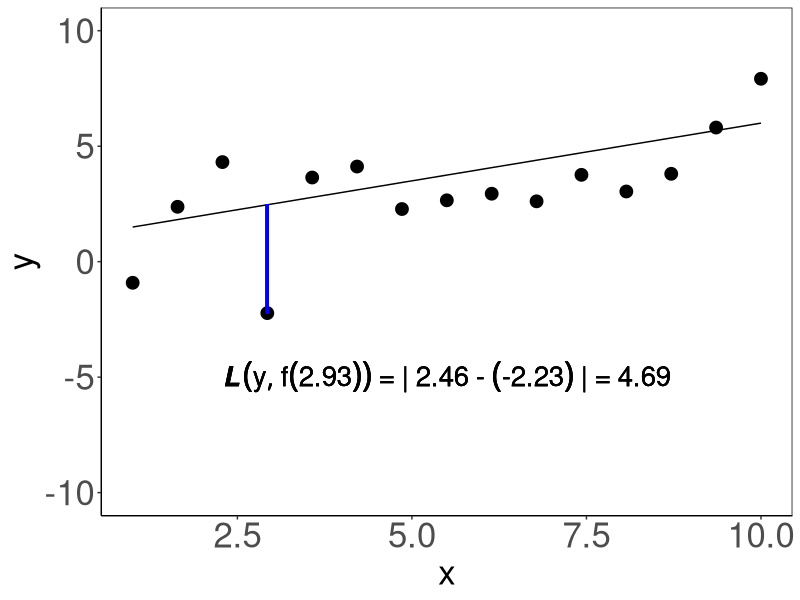
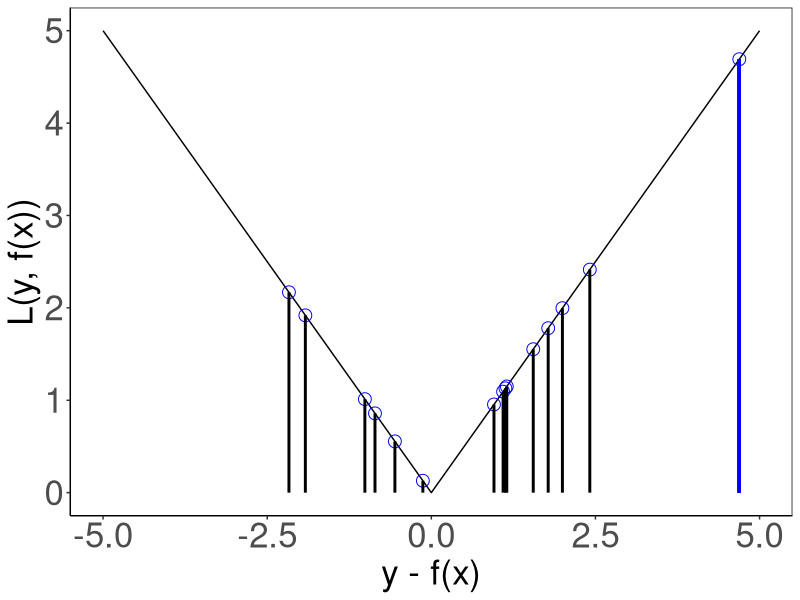
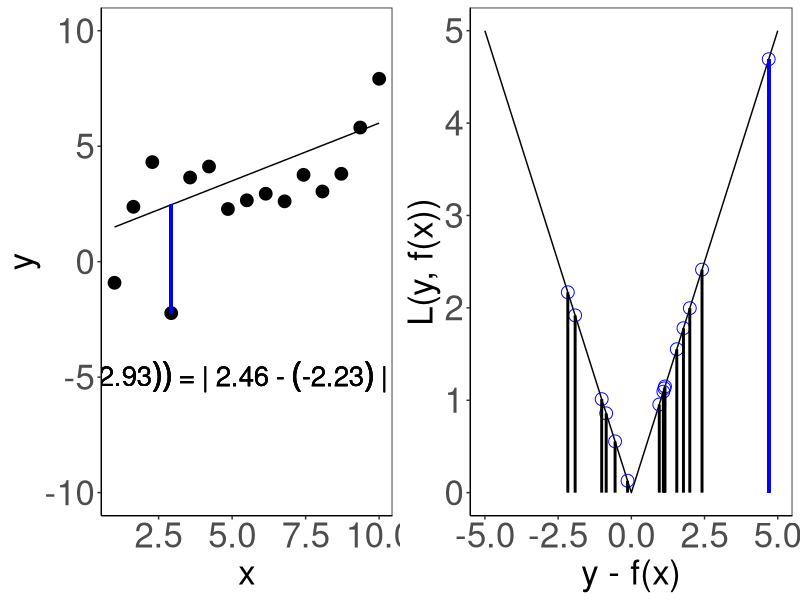

Here is the R script that generated these plots, in order:
##################################################################
####################Loss in a function ###########################
##################################################################
# Aim: show loss of a single observation

#######
#libraries
library(ggplot2)
library(gridExtra)
library(grid)

#######
# Create sample data
set.seed(1234)

#number of data points
n <- 15

# errors
sd <- 2
eps <- rnorm(n = n , mean = 0, sd = sd)

# x values
x <- seq (1,10,length.out = n)

#linear model 
b0 <- 1
b1 <- 0.5
y <- b0 + b1*x + eps


#####
#perfect model 
model_1 <- b0 + b1*x



 
data <- data.frame(x = x, y = y, model_1 = model_1) 

#calculation
example_oberservation <- 4
loss_example  <- abs(model_1[example_oberservation]-y[example_oberservation])

  
loss_plot <-   ggplot(data = data, mapping = aes(x = x, y=y)) +
    geom_point(size= 4) +
    geom_line (aes(x =x, y= model_1))+
    geom_segment(aes(x = x[example_oberservation], 
                       y = model_1[example_oberservation], 
                       xend = x[example_oberservation], 
                       yend = y[example_oberservation]),
                 colour = "blue", size = 1)+
    #geom_segment(aes(xend = x, yend = model), alpha = .2) +
    theme_classic() +
    ylim(c(-10,10))+
    annotate("text", x = 5.5, y = -5, label = bquote(bolditalic(L)(y,f(bold(.(round(x[example_oberservation],2)))))~"="~"|"~.(round(model_1[example_oberservation],2))~"-"~(.(round(y[example_oberservation],2)))~"|"~"="~.(round(loss_example,2))), size = 7) +
    theme(axis.text=element_text(size=25),
         axis.title=element_text(size=25),
         panel.border = element_rect(colour = "black", fill=NA, size=0.5))
  
    
  
loss_plot

##### residual plot


x_seq <- seq(-5,5,0.01)
loss_function <- abs(x_seq)
data_loss_function <- data.frame(x = x_seq, y = loss_function)


loss  <- abs(model_1-y)
residuals <- model_1 - y
data_residuals <- data.frame(residuals = residuals, loss = loss)

residual_plot <- ggplot(data = data_loss_function, mapping = aes(x = x, y = y))+
  geom_line() +
  geom_point(mapping = aes(x=residuals, y=loss), data = data_residuals, shape =1, size = 4, color = "blue")+
  xlim(-5,5) +
  theme_classic()+
  geom_segment(mapping = aes(x = residuals, 
                             y = loss, 
                             xend = residuals, 
                             yend = rep(0, n)),
               colour = "black", 
               data = data_residuals, 
               size= 1)  +
  geom_segment(mapping = aes(x = residuals[example_oberservation], 
                     y = loss[example_oberservation], 
                     xend = residuals[example_oberservation], 
                     yend = 0),
              colour = "blue", 
              data = data_residuals, 
              size = 1)  +
  xlab ( "y - f(x)")+
  ylab ("L(y, f(x))") +
  theme(axis.text=element_text(size=25),
        axis.title=element_text(size=25),
        panel.border = element_rect(colour = "black", fill=NA, size=0.5)) 
  

residual_plot     
    
ggsave(filename = "figure/ml-basic_riskmin-1-loss.png", plot = gridExtra::grid.arrange(loss_plot, residual_plot , ncol = 2), width = 14, height = 5, units = "in")
